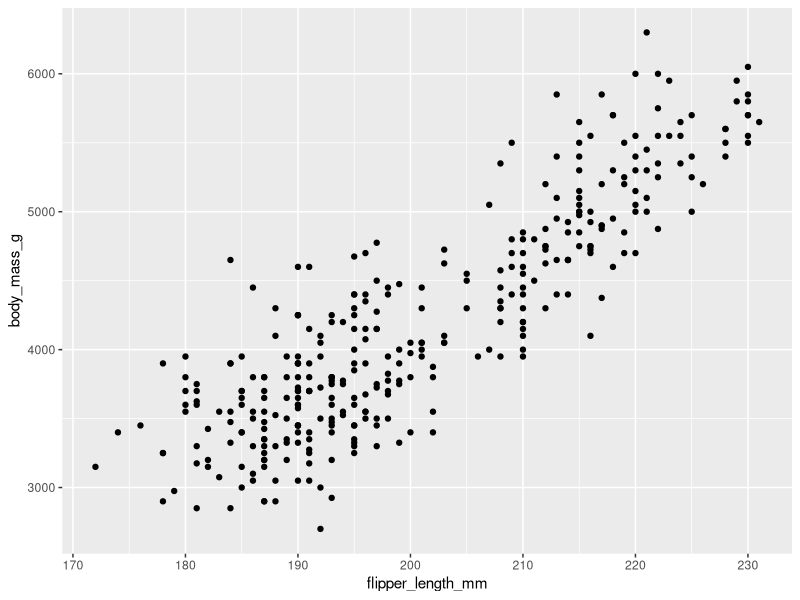
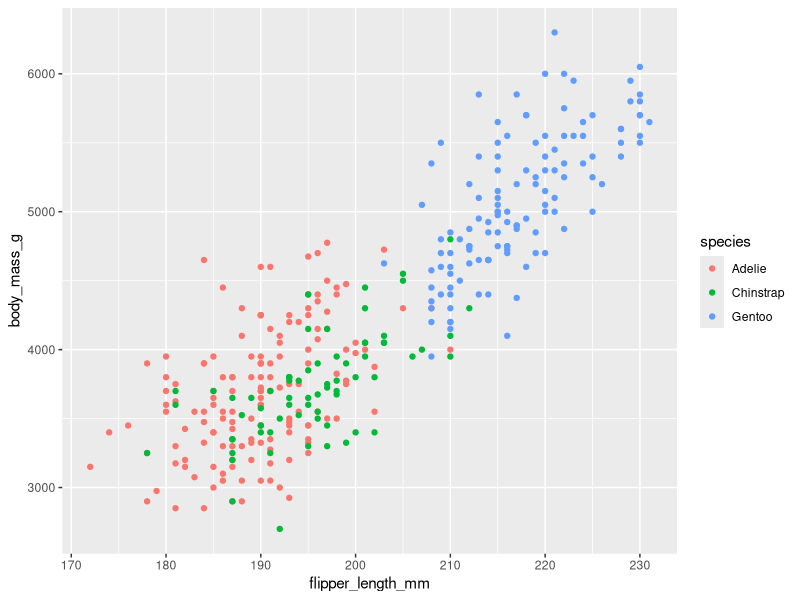
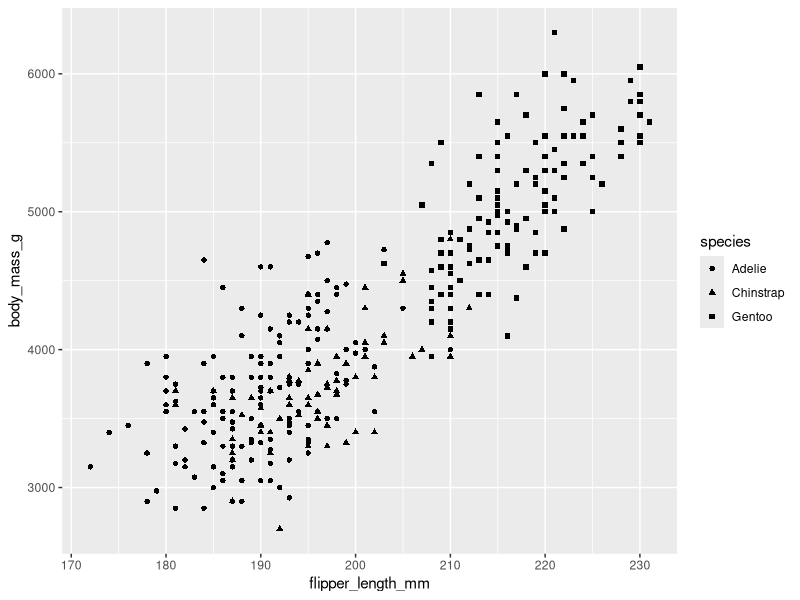
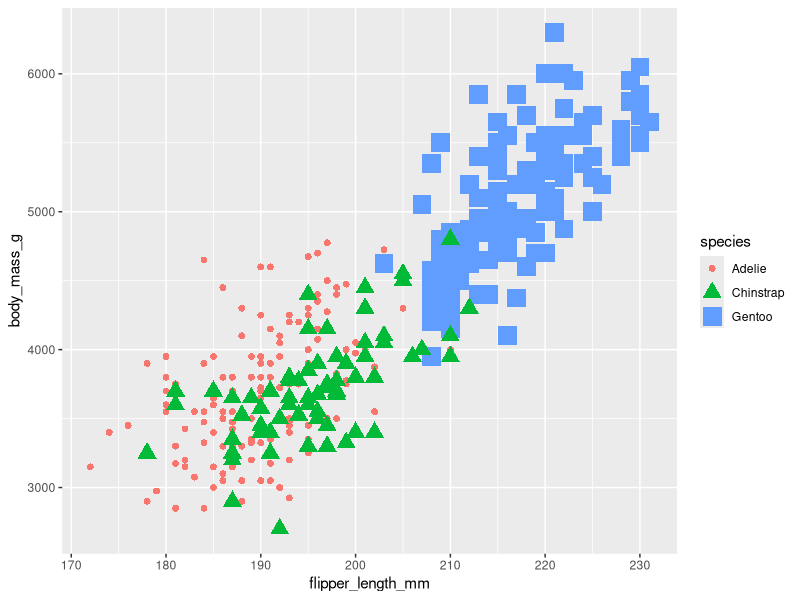
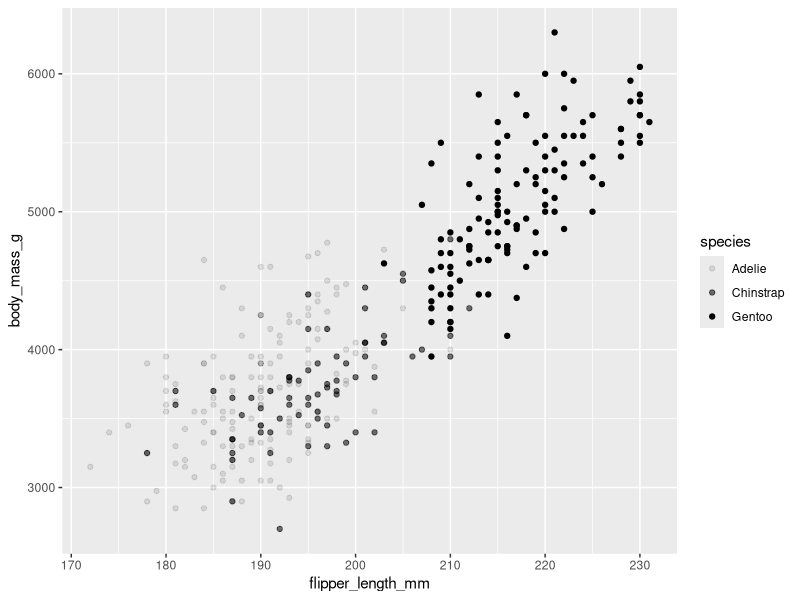
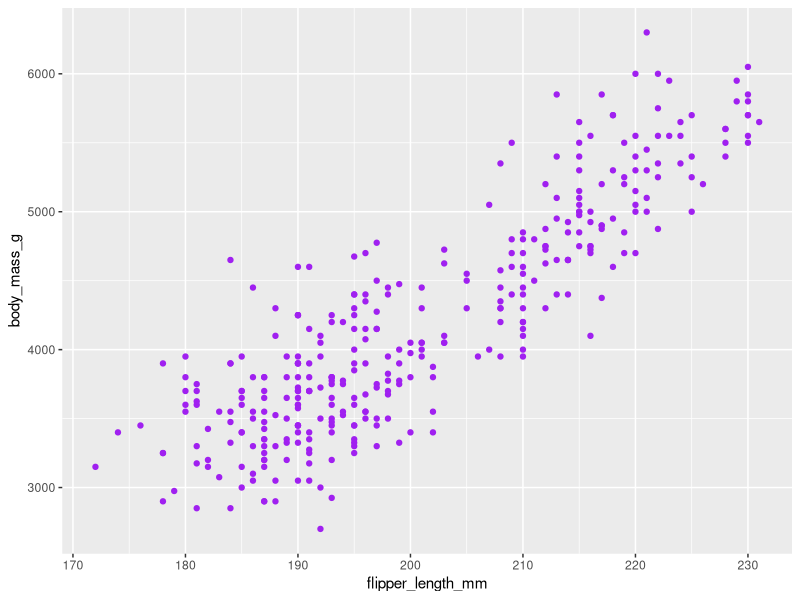
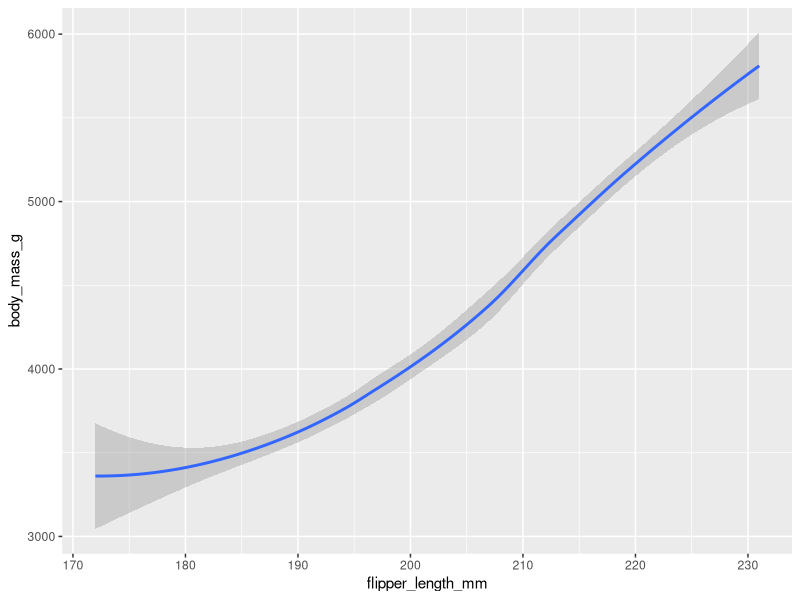
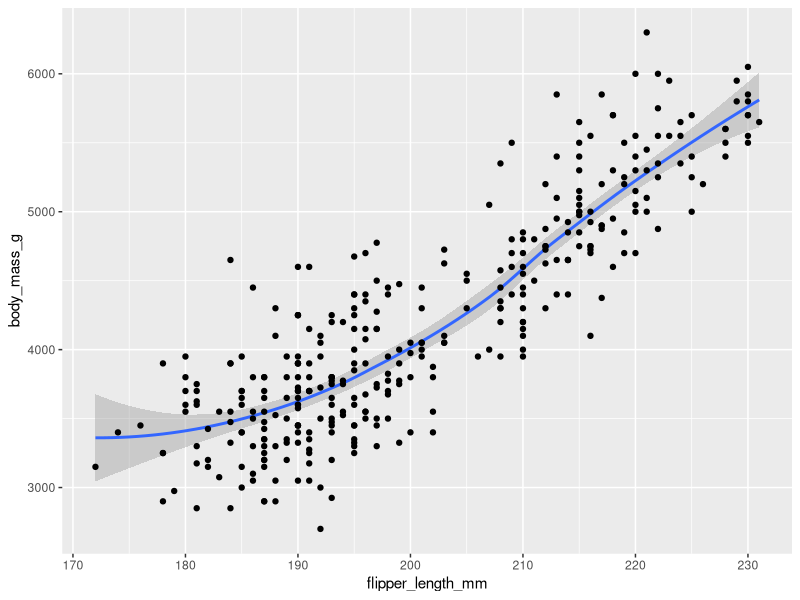

Here is the R script that generated these plots, in order:
install.packages("ggplot2")
library(ggplot2)
library(palmerpenguins)
ggplot(data=penguins)+geom_point(mapping=aes(x=flipper_length_mm,y=body_mass_g))

ggplot(data=penguins)+
  geom_point(mapping=aes(x=flipper_length_mm,y=body_mass_g,color=species))#adding color based on species

ggplot(data=penguins)+
  geom_point(mapping=aes(x=flipper_length_mm,y=body_mass_g,shape=species))#adding shape based on species 

ggplot(data=penguins)+
  geom_point(mapping=aes(x=flipper_length_mm,y=body_mass_g,color=species,shape=species, size=species))#adding color,shape and size based on species

ggplot(data=penguins)+
  geom_point(mapping=aes(x=flipper_length_mm,y=body_mass_g,alpha=species))#alpha makes some points transparent. Can be used for dense data points

#specify all the points to be in one color 
ggplot(data=penguins)+
  geom_point(mapping=aes(x=flipper_length_mm,y=body_mass_g),color="purple")

#geom_smooth for line chart 
ggplot(data=penguins)+
  geom_smooth(mapping=aes(x=flipper_length_mm,y=body_mass_g))

#combine geom points 
ggplot(data=penguins)+
  geom_smooth(mapping=aes(x=flipper_length_mm,y=body_mass_g)) +
  geom_point(mapping=aes(x=flipper_length_mm,y=body_mass_g))

#different line type for species 
ggplot(data=penguins)+
  geom_smooth(mapping=aes(x=flipper_length_mm,y=body_mass_g, linetype=species))

#jittering 
ggplot(data=penguins)+
  geom_jitter(mapping=aes(x=flipper_length_mm,y=body_mass_g)) 


install.packages("diamonds")
View(diamonds)
#bar chart 
ggplot(data=diamonds)+
  geom_bar(mapping=aes(x=cut)) 

ggplot(data=diamonds)+
  geom_bar(mapping=aes(x=cut,color=cut)) #bar chart with color

ggplot(data=diamonds)+
  geom_bar(mapping=aes(x=cut, fill=cut)) #fill each bar with color

ggplot(data=diamonds)+
  geom_bar(mapping=aes(x=cut, fill=clarity)) #fill each bar with its respective clarity


#Facets 
ggplot(data=penguins)+
  geom_point(mapping=aes(x=flipper_length_mm,y=body_mass_g,color=species))+
  facet_wrap(~species) #separate plot for each species 

ggplot(data=diamonds)+
  geom_bar(mapping=aes(x=cut))+
  facet_wrap(~cut)#separate plot for each type of cut 

#facet_grid 
ggplot(data=penguins)+
  geom_point(mapping=aes(x=flipper_length_mm,y=body_mass_g,color=species))+
  facet_grid(sex~species)


#labels - title 
ggplot(data=penguins)+
  geom_point(mapping=aes(x=flipper_length_mm,y=body_mass_g,color=species))+
  labs(title = "Palmer Penguins:Body Mass vs Flipper Length")
#subtitle 
ggplot(data=penguins)+
  geom_point(mapping=aes(x=flipper_length_mm,y=body_mass_g,color=species))+
  labs(title = "Palmer Penguins:Body Mass vs Flipper Length", subtitle = "Sample of Three Penguine Species")
#title,subtitle and caption 
ggplot(data=penguins)+
  geom_point(mapping=aes(x=flipper_length_mm,y=body_mass_g,color=species))+
  labs(title = "Palmer Penguins:Body Mass vs Flipper Length", subtitle = "Sample of Three Penguine Species", caption="Data collected by Dr.Kristem Gorman")


#annotate functions with purple
ggplot(data=penguins)+
  geom_point(mapping=aes(x=flipper_length_mm,y=body_mass_g,color=species))+
  labs(title = "Palmer Penguins:Body Mass vs Flipper Length", subtitle = "Sample of Three Penguine Species")+
  annotate("text", x=220, y=3500, label="The Gentoos are the largest", color="purple", fontface='bold', size=4.5,angle=25)


#ggsave 
ggsave("Three Penguine Species.png")
